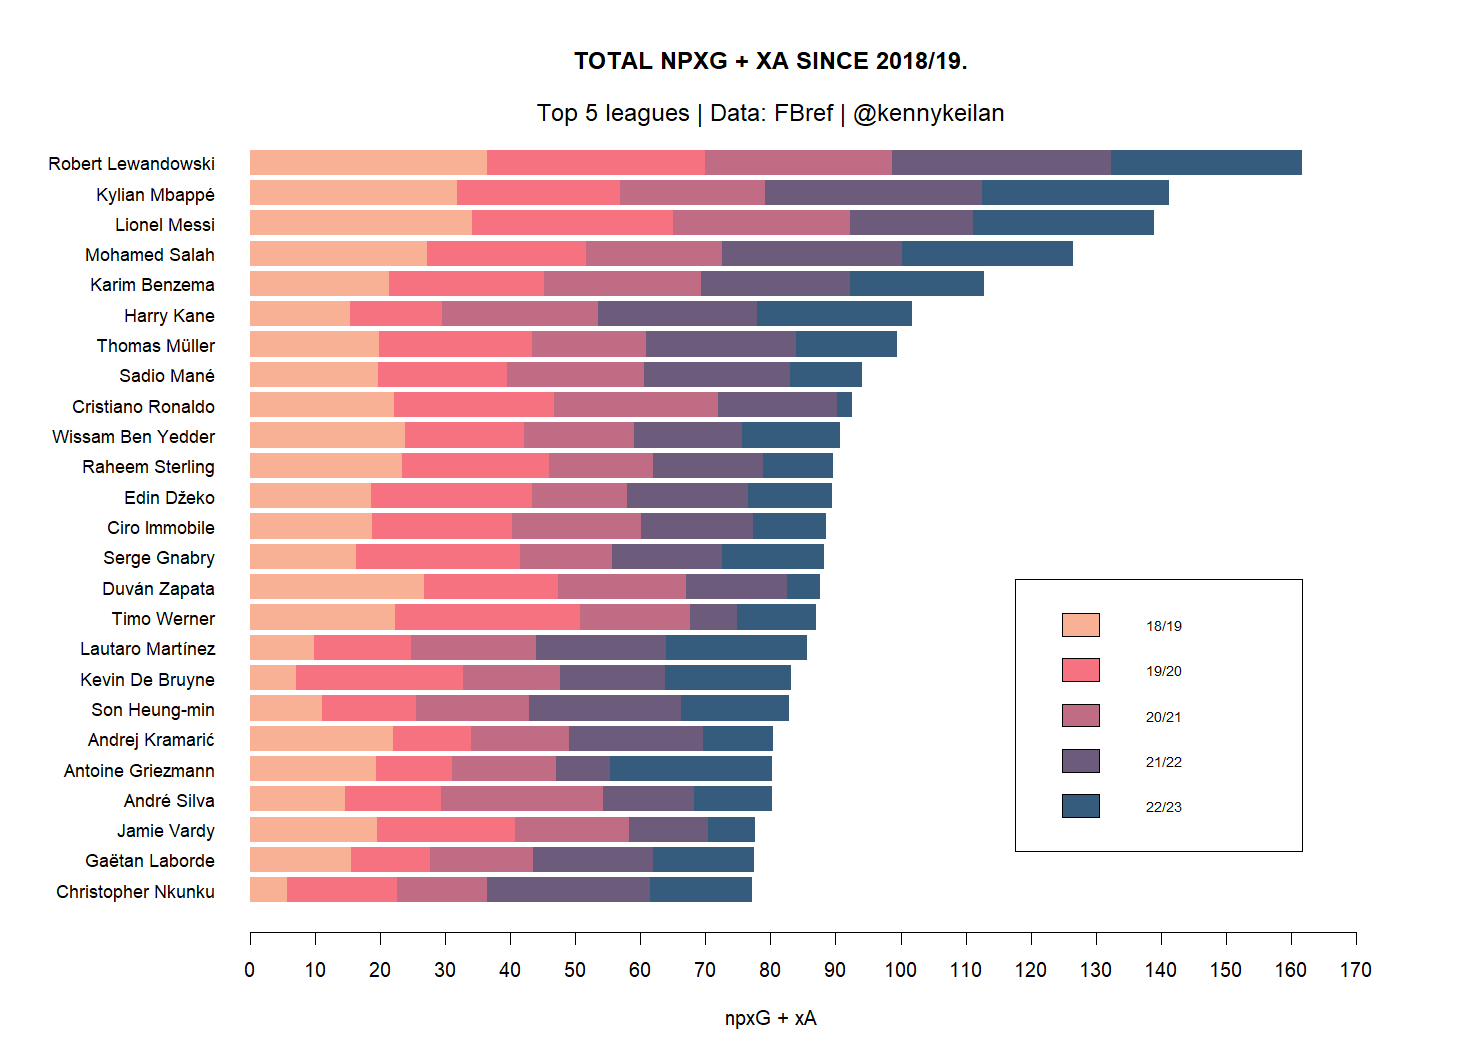

Generate this figure with R:
library(rvest)

# 22/23
npxgxa_22_23_data <- read_html("https://fbref.com/en/comps/Big5/stats/players/Big-5-European-Leagues-Stats")

player_22_23 = html_nodes(npxgxa_22_23_data, 'th.right+ .left')
player_22_23 = html_text(player_22_23)
player_22_23 <- as.factor(player_22_23)

npxgxa_22_23 = html_nodes(npxgxa_22_23_data, '.right:nth-child(24)')
npxgxa_22_23 = html_text(npxgxa_22_23)
npxgxa_22_23 <- as.numeric(npxgxa_22_23)


data_22_23 <- data.frame(Player = player_22_23,npxGxA_22_23 = npxgxa_22_23)


# 21/22
npxgxa_21_22_data <- read_html("https://fbref.com/en/comps/Big5/2021-2022/stats/players/2021-2022-Big-5-European-Leagues-Stats")

player_21_22 = html_nodes(npxgxa_21_22_data, 'th.right+ .left')
player_21_22 = html_text(player_21_22)
player_21_22 <- as.factor(player_21_22)

npxgxa_21_22 = html_nodes(npxgxa_21_22_data, '.right:nth-child(24)')
npxgxa_21_22 = html_text(npxgxa_21_22)
npxgxa_21_22 <- as.numeric(npxgxa_21_22)


data_21_22 <- data.frame(Player = player_21_22,npxGxA_21_22 = npxgxa_21_22 )

# 20/21
npxgxa_20_21_data <- read_html("https://fbref.com/en/comps/Big5/2020-2021/stats/players/2020-2021-Big-5-European-Leagues-Stats")

player_20_21 = html_nodes(npxgxa_20_21_data, 'th.right+ .left')
player_20_21 = html_text(player_20_21)
player_20_21 <- as.factor(player_20_21)

npxgxa_20_21 = html_nodes(npxgxa_20_21_data, '.right:nth-child(24)')
npxgxa_20_21 = html_text(npxgxa_20_21)
npxgxa_20_21 <- as.numeric(npxgxa_20_21)


data_20_21 <- data.frame(Player = player_20_21,npxGxA_20_21 = npxgxa_20_21 )

# 19/20
npxgxa_19_20_data <- read_html("https://fbref.com/en/comps/Big5/2019-2020/stats/players/2019-2020-Big-5-European-Leagues-Stats")

player_19_20 = html_nodes(npxgxa_19_20_data, 'th.right+ .left')
player_19_20 = html_text(player_19_20)
player_19_20 <- as.factor(player_19_20)

npxgxa_19_20 = html_nodes(npxgxa_19_20_data, '.right:nth-child(24)')
npxgxa_19_20 = html_text(npxgxa_19_20)
npxgxa_19_20 <- as.numeric(npxgxa_19_20)


data_19_20 <- data.frame(Player = player_19_20,npxGxA_19_20 = npxgxa_19_20 )


# 18/19
npxgxa_18_19_data <- read_html("https://fbref.com/en/comps/Big5/2018-2019/stats/players/2018-2019-Big-5-European-Leagues-Stats")

player_18_19 = html_nodes(npxgxa_18_19_data, 'th.right+ .left')
player_18_19 = html_text(player_18_19)
player_18_19 <- as.factor(player_18_19)

npxgxa_18_19 = html_nodes(npxgxa_18_19_data, '.right:nth-child(24)')
npxgxa_18_19 = html_text(npxgxa_18_19)
npxgxa_18_19 <- as.numeric(npxgxa_18_19)


data_18_19 <- data.frame(Player = player_18_19,npxGxA_18_19 = npxgxa_18_19 )



data <- merge(data_21_22, data_22_23, by = 'Player')
data <- merge(data_20_21,data, by = 'Player')
data <- merge(data_19_20,data, by = 'Player')
data <- merge(data_18_19,data, by = 'Player')
data$total_npxGxA <- as.numeric(apply(data[,2:6], 1, sum))

data_ordered <- data[order(data$total_npxGxA, decreasing = TRUE), ] 
final_data <- data_ordered[!duplicated(data_ordered$Player), ]


















plot_data <- head(final_data,25)
plot_data <- plot_data[order(plot_data$total_npxGxA, decreasing = FALSE), ]
plot_data <- as.data.frame(t(plot_data))
names(plot_data) <- plot_data[1,]
plot_data <- plot_data[-1,]
plot_data <- plot_data[1:5,]

par(mar = c(5, 10, 5, 7.5))
x <-barplot(as.matrix(plot_data),
            main = "TOTAL NPXG + XA SINCE 2018/19.",
            xlab = "npxG + xA",
            axes = TRUE,
            horiz = TRUE,
            col = c("#F8B195", "#F67280", "#C06C84", "#6C5B7B", "#355C7D"),
            border = NA,
            legend.text = c("18/19", "19/20", "20/21", "21/22", "22/23"),
            args.legend = list(cex= .7,x = "bottomright",inset = c(-0,0.1)), 
            cex.names=.9,
            las=1,
            xaxp=c(0, 170, 17))
title('Top 5 leagues | Data: FBref | @kennykeilan',line=-0.00,font.main = 1)
